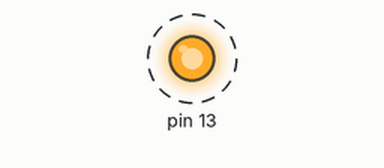
This sketch was run on a simulated Arduino Uno, built with avr-gcc and run on an emulated ATmega328P. Shown: output pins drawn as LEDs (lit = HIGH). Dashed ring = blinking. No radio packets arrive unless stated.

Above: at 0.5 s.
Timing chart, 0 to 4.6 s (numbered marks = the images above):
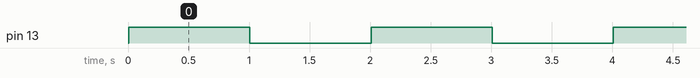

The sketch:

emetteur.ino
```cpp
#include <SPI.h>
#include <nRF24L01.h>
#include <RF24.h>

RF24 radio(9, 10);

const byte rxAddr[6] = "00001";


void setup()
{
  pinMode(13, OUTPUT);
  radio.begin();
  radio.setRetries(15, 15);
  radio.openWritingPipe(rxAddr[6]);
  radio.setPALevel(RF24_PA_HIGH);
  radio.stopListening();
}

void loop()
{
  const char text[] = "Hello World ";
  radio.write(&text, sizeof(text));
   digitalWrite(13, HIGH);
  delay(1000);
  digitalWrite(13, LOW);
   delay(1000);
}
```

Measured:
- by itself, pin 13: alternates HIGH for 1.0 s and LOW for 1.0 s
